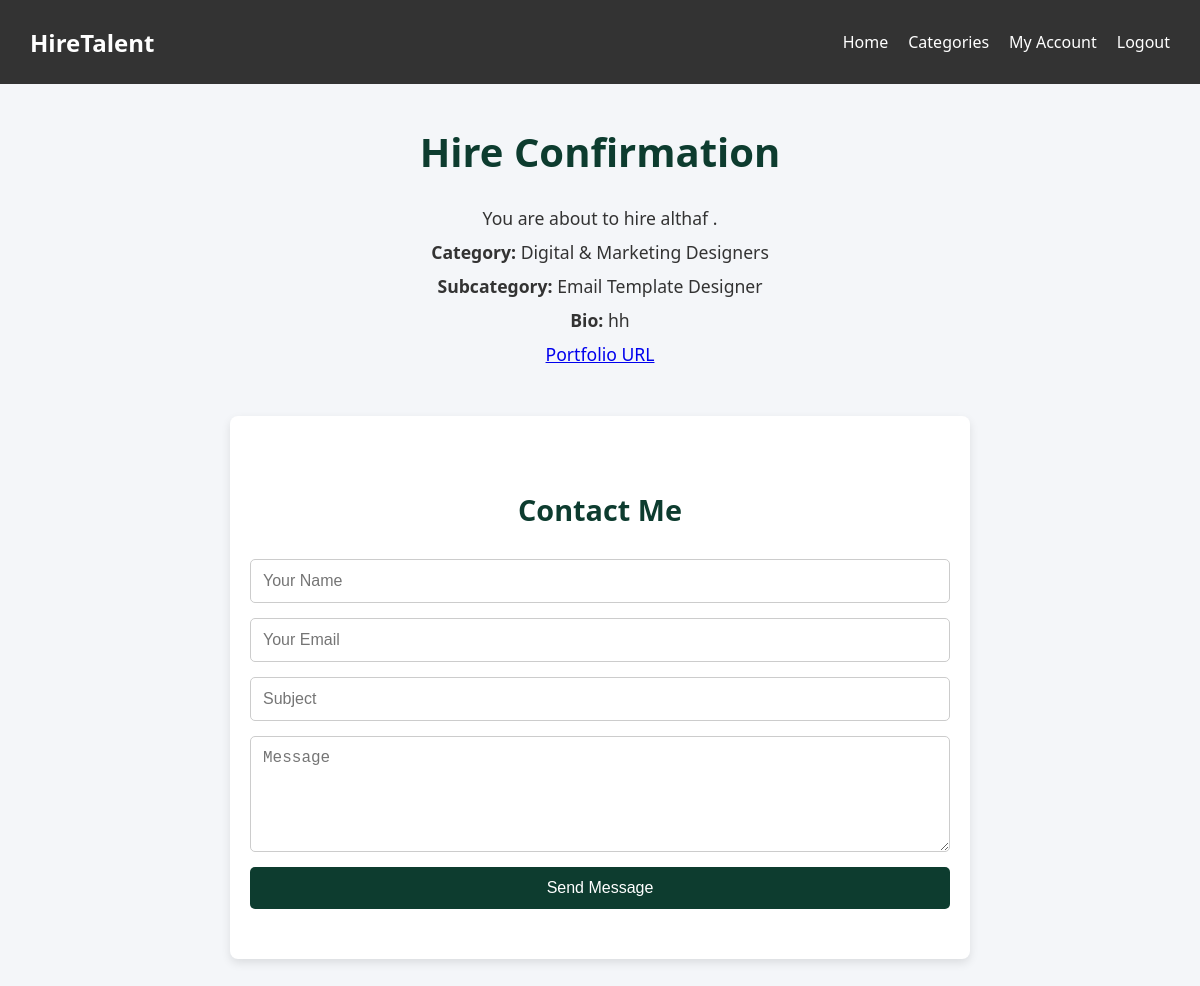
The page /profile/1/confirm_hire/ on the database its author committed.
### app/models.py (models this page shows, shortened)
class Freelancer(models.Model):
    CATEGORY_CHOICES = [
        ("UI/UX & Web Designers", "UI/UX & Web Designers"),
        ("Graphic & Visual Designers", "Graphic & Visual Designers"),
        ("Digital & Marketing Designers", "Digital & Marketing Designers"),
        ("Multimedia & Video Designers", "Multimedia & Video Designers"),
        ("Industrial & Product Designers", "Industrial & Product Designers"),
    ]
    name = models.CharField(max_length=255)
    email = models.EmailField(unique=True)
    category = models.CharField(max_length=50, choices=CATEGORY_CHOICES)
    subcategory = models.ForeignKey(SubCategory, on_delete=models.CASCADE, related_name='freelancers')
    portfolio_url = models.URLField(blank=True, null=True)
    bio = models.TextField()
    created_at = models.DateTimeField(auto_now_add=True)

class SubCategory(models.Model):
    category = models.ForeignKey(Category, on_delete=models.CASCADE, related_name='subcategories')
    name = models.CharField(max_length=255)
    def __str__(self):
        return self.name

### app/views.py (the view)
# urls.py: path('profile/<int:freelancer_id>/confirm_hire/', views.confirm_hire, name='confirm_hire'),
def confirm_hire(request, freelancer_id):
    freelancer = get_object_or_404(Freelancer, pk=freelancer_id)
    return render(request, 'confirm_hire.html', {'freelancer': freelancer})

### templates/confirm_hire.html (shortened to what this page needs)
<!DOCTYPE html>
<html lang="en">
<head>
    {% load static %}
    <link rel="stylesheet" href="{% static 'css/confirm_hire.css' %}">
</head>
<body>
      <nav class="navbar">
        <div class="logo">HireTalent</div>
        <ul class="nav-links">
            <li><a href="{% url 'home' %}">Home</a></li>
            <li><a href="{% url 'categories' %}">Categories</a></li>
            <li><a href="{% url 'my_account' %}">My Account</a></li>
            <li><a href="{% url 'logout' %}">Logout</a></li>
        </ul>
    </nav>
    <h1>Hire Confirmation</h1>
    <p>You are about to hire {{ freelancer.name }}.</p>
    <p><strong>Category:</strong> {{ freelancer.category }}</p>
    <p><strong>Subcategory:</strong> {{ freelancer.subcategory }}</p>
    <p><strong>Bio:</strong> {{ freelancer.bio }}</p>
    <p><a href="{{ freelancer.portfolio_url }}" target="_blank">Portfolio URL</a></p>
	<section id="contact">
		<div class="container1">
			<div class="form-section">
				<h2>Contact Me</h2>
				<form action="/submit" method="post">
					<input type="text" name="name" placeholder="Your Name" required>
					<input type="email" name="email" placeholder="Your Email" required>
					<input type="text" name="subject" placeholder="Subject">
					<textarea name="message" rows="5" placeholder="Message" required></textarea>
					<button type="submit">Send Message</button>
				</form>
			</div>
		</div>
	</section>
</body>
</html>

### static/css/confirm_hire.css (style rules this page uses)
body { font-family: 'Segoe UI', Tahoma, Geneva, Verdana, sans-serif; margin: 0; padding: 0; background-color: #f4f6f9; color: #333; }
h1 { text-align: center; margin-top: 40px; font-size: 2.5rem; color: #0d3c2f; }
p { text-align: center; font-size: 1.1rem; margin: 10px 0; }
.navbar { display: flex; justify-content: space-between; align-items: center; background-color: #333; padding: 15px 30px; color: white; }
.logo { font-size: 24px; font-weight: bold; }
.nav-links { list-style: none; display: flex; gap: 20px; }
.nav-links li { display: inline; }
.nav-links a { color: white; text-decoration: none; font-size: 16px; transition: 0.3s; }
#contact { background-color: #fff; padding: 50px 20px; max-width: 700px; margin: 50px auto; box-shadow: 0 4px 10px rgba(0, 0, 0, 0.1); border-radius: 8px; }
.form-section h2 { text-align: center; margin-bottom: 30px; font-size: 1.8rem; color: #0d3c2f; }
form { display: flex; flex-direction: column; gap: 15px; }
input[type="text"], input[type="email"], textarea { padding: 12px; border: 1px solid #ccc; border-radius: 5px; font-size: 1rem; width: 100%; box-sizing: border-box; }
button[type="submit"] { background-color: #0d3c2f; color: white; padding: 12px; border: none; border-radius: 5px; font-size: 1rem; cursor: pointer; transition: background-color 0.3s ease; }

### rows shown on the page
Freelancer: name "althaf", category "Digital & Marketing Designers", subcategory "Email Template Designer", bio "hh"
